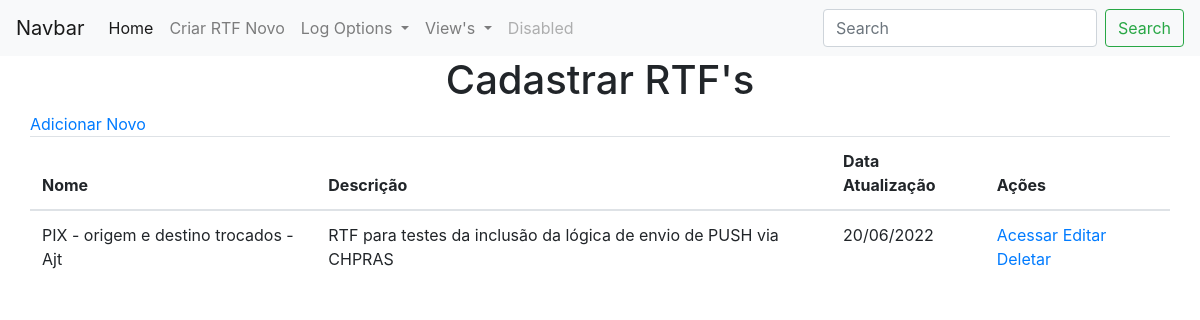
Before: /viewRTF with the older database file.
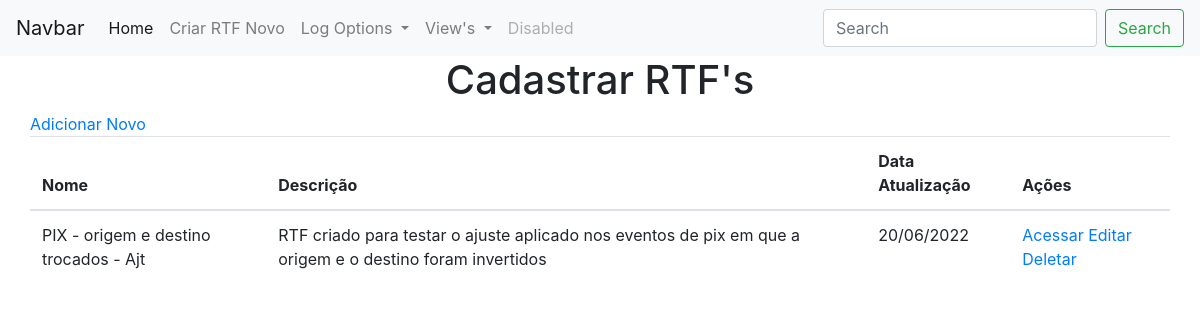
After: the same page with the newer database file.
### app.py (models this page shows, shortened)
class RTFs(db.Model):
    id = db.Column("id", db.Integer, primary_key=True, autoincrement=True)
    name = db.Column(db.String(100))
    descricao = db.Column(db.String(500))
    qtd_pages = db.Column(db.Integer)
    cenarios = db.relationship('Cenarios', backref='rtfs')
    paginas = db.relationship('Pagina', backref='rtfsP')
    data_criacao = db.Column(db.Date, default=datetime.utcnow().date())
    data_update = db.Column(db.Date, default=datetime.utcnow().date())
    data_criacao_formatada = db.Column(db.String(10))
    data_update_formatada = db.Column(db.String(10))

### app.py (the view)
@app.route("/viewRTF")
def viewRTF():
    rtfs = RTFs.query.all()
    return render_template("viewRTFs.html", values=rtfs)

### templates/viewRTFs.html (shortened to what this page needs)
{% extends "base.html" %}
{% block content%}
    <div class="container">
        <div class="row">
            <div class="col-xs-12">
                <a href="{{url_for('add_rtf')}}">Adicionar Novo</a>
            </div>
            <div class="col-xs-12">
                <table class="table">
                    <thead>
                        <th>Nome</th>
                        <th>Descrição</th>
                        <th>Data Atualização</th>
                        <th>Ações</th>
                    </thead>
                    <tbody>
                        {% for item in values %}
                            <tr>
                                <td>{{ item.name }}</td>
                                <td>{{ item.descricao }}</td>
                                <td>{{ item.data_update_formatada }}</td>
                                <td>
                                    <a href="{{url_for('viewCenarios', id_rtf=item.id, pagina=1)}}">Acessar</a>
                                    <a href="{{url_for('edit_rtf', id=item.id)}}">Editar</a>
                                    <a href="{{url_for('delete_rtf', id=item.id)}}">Deletar</a>
                                </td>
                            </tr>
                        {% endfor %}
                    </tbody>
                </table>
            </div>
        </div>
    </div>
{% endblock %}

Changed rows visible on the page:
changed RTFs "PIX - origem e destino trocados - Ajt": descricao "RTF para testes da inclusão da lógica de envio de PUSH via CHPRAS" → "RTF criado para testar o ajuste aplicado nos eventos de pix em que a origem e o destino foram invertidos"
